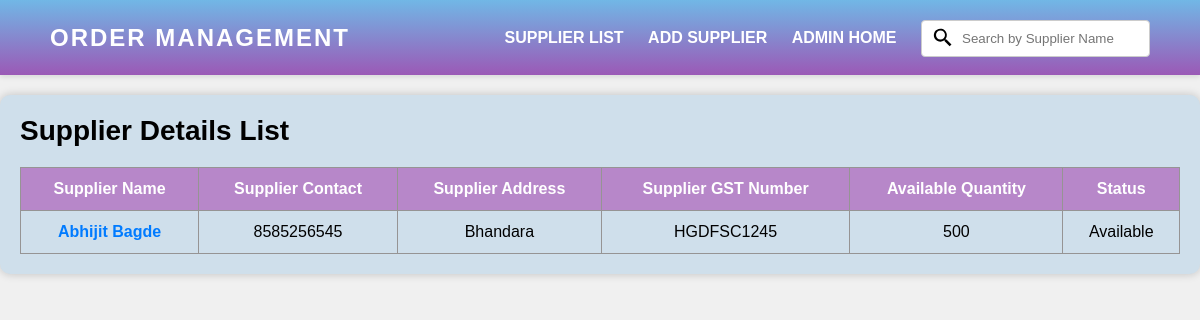
/supplier_detail_list/, run on the app's committed database.
### oms/models.py (models this page shows, shortened)
class Supplier_Detail(models.Model):
    supplier_name = models.CharField(max_length=300)
    supplier_contact = models.BigIntegerField()
    supplier_address = models.TextField(max_length=200)
    supplier_gst_no = models.CharField(max_length=20)
    available_quantity = models.IntegerField()
    status = models.CharField(
        max_length=30,
        choices=[
            ('Available', 'Available'),
            ('Not Available', 'Not Available'),
        ],
    )
    class Meta:
        db_table = 'supplier_detail'

### oms/views.py (the view)
# urls.py: path('supplier_detail_list/', views.supplier_detail_list, name='supplier_detail_list'),
def supplier_detail_list(request):
    search_query = request.GET.get('search_query', '')
    if search_query:
        supplier_details = Supplier_Detail.objects.filter(supplier_name__icontains=search_query)
    else:
        supplier_details = Supplier_Detail.objects.all()
    return render(request, 'supplier_detail_list.html', {'supplier_details': supplier_details, 'search_query': search_query})

### oms/templates/supplier_detail_list.html (shortened to what this page needs)
<!DOCTYPE html>
<html lang="en">
<head>
</head>
<body>
<nav>
    <div class="logo">
        <p>Order Management</p>
    </div>
    <ul>
        <li><a href="{% url 'supplier_detail_list' %}">Supplier List</a></li>
        <li><a href="{% url 'Supplier_Detail_Create' %}">Add Supplier</a></li>
        <li><a href="{% url 'admin_zone' %}">ADMIN HOME</a></li>
        <li>
            <form method="get" action="" id="search-form">
                <div class="search-box">
                    <div class="search-icon" id="search-icon">
                        <svg xmlns="http://www.w3.org/2000/svg" width="24" height="24" viewBox="0 0 24 24">
                            <path d="M15.5 14h-.79l-.28-.27a6.5 6.5 0 1 0-1.06 1.06l.27.28v.79l5 4.99L20.49 19l-4.99-5zm-6 0C7.01 14 5 11.99 5 9.5S7.01 5 9.5 5 14 7.01 14 9.5 11.99 14 9.5 14z"/>
                        </svg>
                    </div>
                    <input type="text" name="search_query" id="search-query" placeholder="Search by Supplier Name">
                </div>
            </form>
        </li>
    </ul>
</nav>
    <div class="container">
        <div class="title">Supplier Details List</div>
        <form method="post">
        <div class="user-details">
        <div id="search-results">
            <table class="staff-table">
                <thead class="heading">
                    <tr>
                        <th>Supplier Name</th>
                        <th>Supplier Contact</th>
                        <th>Supplier Address</th>
                        <th>Supplier GST Number</th>
                        <th>Available Quantity</th>
                        <th>Status</th>
                    </tr>
                </thead>
                <tbody class="staff-body">
                    {% for supplier in supplier_details %}
                    <tr>
                        <td>
                            <a class="supplier-link" href="{% url 'product_list_supplier' supplier.id %}">{{ supplier.supplier_name }}</a>
                        </td>
                        <td>{{ supplier.supplier_contact }}</td>
                        <td>{{ supplier.supplier_address }}</td>
                        <td>{{ supplier.supplier_gst_no }}</td>
                        <td>{{ supplier.available_quantity }}</td>
                        <td>{{ supplier.status }}</td>
                    </tr>
                    {% endfor %}
                </tbody>
            </table>
            </form>
        </div>
</body>
</html>

### oms/templates/supplier_detail_list.html (style rules this page uses)
* { margin: 0; padding: 0; box-sizing: border-box; font-family: 'Poppins', sans-serif; }
body { font-family: Arial, sans-serif; background-color: #f0f0f0; margin-top: 75px; }
nav { width: 100%; height: 75px; line-height: 75px; padding: 0 50px; position: fixed; background-image: linear-gradient(#71b7e6, #9b59b6); top: 0; left: 0; right: 0; display: flex; justify-content: space-between; z-index: 999; box-shadow: 0px 2px 5px rgba(0, 0, 0, 0.1); }
nav .logo p { font-size: 24px; font-weight: bold; color: white; text-transform: uppercase; letter-spacing: 2px; cursor: pointer; margin: 0; }
nav ul { margin: 0; padding: 0; list-style: none; }
nav ul li { display: inline-block; margin-right: 20px; }
nav ul li:last-child { margin-right: 0; }
nav ul li a { font-size: 16px; text-transform: uppercase; padding: 15 20px; color: white; text-decoration: none; font-weight: bold; }
.search-box { display: flex; align-items: center; position: relative; }
#search-query { width: 100%; padding: 10px; padding-left: 40px; border: 1px solid #ccc; border-radius: 4px; }
.search-icon { position: absolute; left: 10px; top: 50%; transform: translateY(-50%); color: #777; cursor: pointer; line-height: 1; font-size: 20px; }
.container { max-width: 100%; margin: 95px auto 20px; background-color: #cfdfeb; padding: 20px; border-radius: 10px; box-shadow: 0 0 10px rgba(0, 0, 0, 0.2); overflow-x: auto; }
.container .title { font-size: 28px; font-weight: bold; margin-bottom: 20px; }
.staff-table { width: 100%; border-collapse: collapse; }
.staff-table, th, td { border: 1px solid #969494; }
th, td { padding: 12px; text-align: center; }
.staff-table th { background:#b787c9; color: white; }
.supplier-link { color: #007BFF; text-decoration: none; font-weight: bold; }

### data on the page
Supplier_Detail: supplier_name "Abhijit Bagde", supplier_contact "8585256545", supplier_address "Bhandara", supplier_gst_no "HGDFSC1245", available_quantity "500", status "Available"
